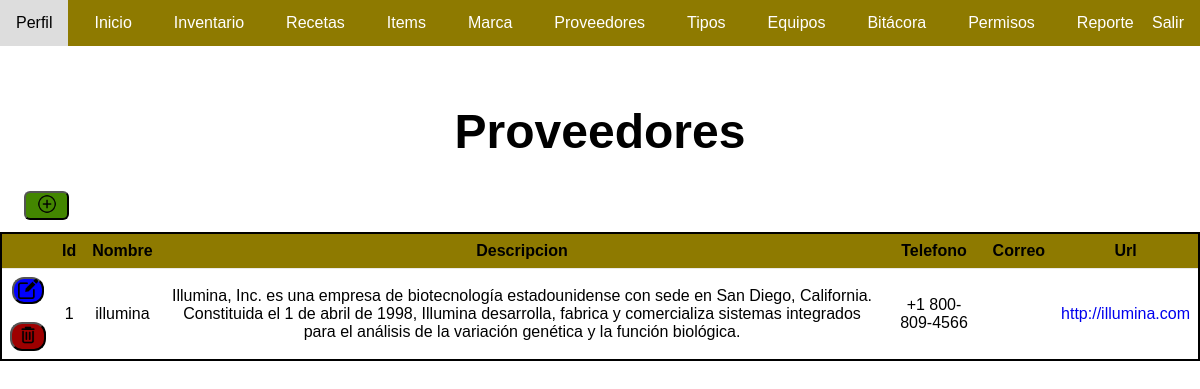
The page /proveedores/ (signed in) on the database its author committed.
### app/models.py (models this page shows, shortened)
class Proveedor(models.Model):
    nombre = models.CharField(max_length=100)
    descripcion = models.TextField()
    telefono = models.CharField(max_length=20)
    correo = models.EmailField(blank=True, null=True)
    url = models.URLField(blank=True, null=True)
    usuario = models.ForeignKey(User, on_delete=models.SET_NULL, null=True, blank=True)

### app/views.py (the view)
# urls.py: path('proveedores/', views.provedores),
@login_required
def provedores(request):
    Proveedores = Proveedor.objects.all()
    return render(request, 'proveedores.html', {'Proveedores':Proveedores})

### app/templates/proveedores.html (shortened to what this page needs)
{%load static%}
<!DOCTYPE html>
<html lang="en">
<head>
    <link rel="stylesheet" type="text/css" href="{% static 'css/proveedor.css' %}">
</head>
<body>
    <div class="container">
        <nav class="navbar">
            <ul>
                <li><a href="/perfil/">Perfil</a></li>
                <li><a href="/">Inicio</a></li>
                {%if perms.app.view_registro%}
                <li><a href="/inventario/">Inventario</a></li>
                {%endif%}
                <li><a href="/recetas/">Recetas</a></li>
                {% if perms.app.view_item %}
                <li><a href="{% url 'listar_items' %}">Items</a></li>
                {% endif %}
                {% if perms.app.view_marca %}
                <li><a href="/marca/">Marca</a></li>
                {% endif %}
                {% if perms.app.view_proveedor %}
                <li><a href="/proveedores/">Proveedores</a></li>
                {% endif %}
                {% if perms.app.view_type %}
                <li><a href="/tipos/">Tipos</a></li>
                {% endif %}
                {% if perms.app.view_locatios %}
                <li><a href="/listar-locations/">Equipos</a></li>
                {% endif %}
                {% if perms.app.view_bitacora %}
                <li><a href="/bitacora/">Bitácora</a></li>
                {% endif %}
                {% if perms.app.view_auth_permission %}
                <li><a href="/asignar-permisos/">Permisos</a></li>
                {% endif %}
                <li><a href="/usos-receta/">Reporte</a></li>
                <li>
                    <div class="cerrar-sesion"><a href="{% url 'salir' %}" class="cerrar-sesion">Salir</a></div>
                </li>
            </ul>
        </nav>
        <br><br><br><br>
        <h1>Proveedores</h1>
        {% if perms.app.add_proveedor %}
        <button type="button" class='insertar' onclick="window.location.href='{% url 'r_proveedor' %}'" alt="registrar proveedor">
            <img src="{% static 'imagenes/insertar.png' %}" class="insertar-imagen" alt="registrar proveedor"></button>
        {% endif %}
        <table class="default">
            <thead>
                <tr>
                    <th></th>
                    <th>Id</th>
                    <th>Nombre</th>
                    <th>Descripcion</th>
                    <th>Telefono</th>
                    <th>Correo</th>
                    <th>Url</th>
                </tr>
            </thead>
            <tbody>
                {% for proveedor in Proveedores %}
                <tr>
                    <td>
                        {% if perms.app.change_proveedor %}
                        <button type="button" onclick="window.location.href='{% url 'editar_proveedor' proveedor.id %}'" class="editar">
                            <img src="{% static 'imagenes/editar.png' %}" alt="Editar">
                        </button>
                        {% endif %}
                        <br><br>
                        {% if perms.app.delete_proveedor %}
                        <button type="button" class="eliminar" data-item-id="{{ proveedor.id }}">
                            <img src="{% static 'imagenes/borrar.png' %}">
                        {% endif %}
                    </td>
                    <td>{{ proveedor.id }}</td>
                    <td>{{ proveedor.nombre }}</td>
                    <td>{{ proveedor.descripcion }}</td>
                    <td>{{ proveedor.telefono }}</td>
                    <td>{% if proveedor.correo %}{{ proveedor.correo }}{% endif %}</td>
                    <td>{% if proveedor.url %}<a href="{{ proveedor.url }}" class="sin-subrayado">{{ proveedor.url }}</a>{% endif %}</td>
                </tr>
                {% endfor %}
            </tbody>
        </table>
    </div>
</body>
</html>

### app/static/css/proveedor.css (style rules this page uses)
body { margin: 0; padding: 0%; font-family: Arial, sans-serif; }
.navbar { background-color: #8E7A00; overflow: hidden; margin: auto; position: fixed; top: 0; left: 0; width: 100%; }
.navbar ul { list-style-type: none; margin: 0; padding: 0; overflow: hidden; display: flex; }
.navbar ul li { margin-right: 10px; }
.navbar ul li a { display: block; color: white; text-align: center; padding: 14px 16px; text-decoration: none; }
.navbar ul li a.cerrar-sesion { position: absolute; color: white; text-align: center; padding: 14px 16px; text-decoration: none; right: 0; }
.eliminar { background-color: rgb(158, 0, 0); border-radius: 12px; cursor: pointer; }
.eliminar img { width: 20px; height: 20px; }
h1 { text-align: center; font-family: sans-serif; font-size: xxx-large; }
table { width: 100%; height: 100%; border-collapse: collapse; cursor: default; border: rgb(0, 0, 0) 2px solid; }
th, td { padding: 8px; text-align: center; border-bottom: 1px solid rgba(194, 192, 192, 0.356) }
th { background-color: #8E7A00; color: rgb(0, 0, 0); position: sticky; top: 0; }
.editar { background-color: blue; border-radius: 12px; cursor: pointer; padding: 0; width: 32px; }
.editar img { width: 20px; height: 20px; }
.sin-subrayado { text-decoration: none; }
.insertar { width: 45px; position: static; margin-right: 1%; cursor: pointer; background-color: rgb(67, 134, 0); border-radius: 6px; margin-bottom: 1%; margin-left: 2%; }
.insertar-imagen { width: 20px; height: 20px; }

### rows shown on the page
Proveedor: id "1", nombre "illumina", descripcion "Illumina, Inc. es una empresa de biotecnología estadounidense con sede en San Diego, California. Constituida el 1 de abril de 1998, Illumina desarrolla, fabrica y comercializa sistemas integrados para el análisis de la variación genética y la función biológica.", telefono "+1 800-809-4566", url "http://illumina.com"
